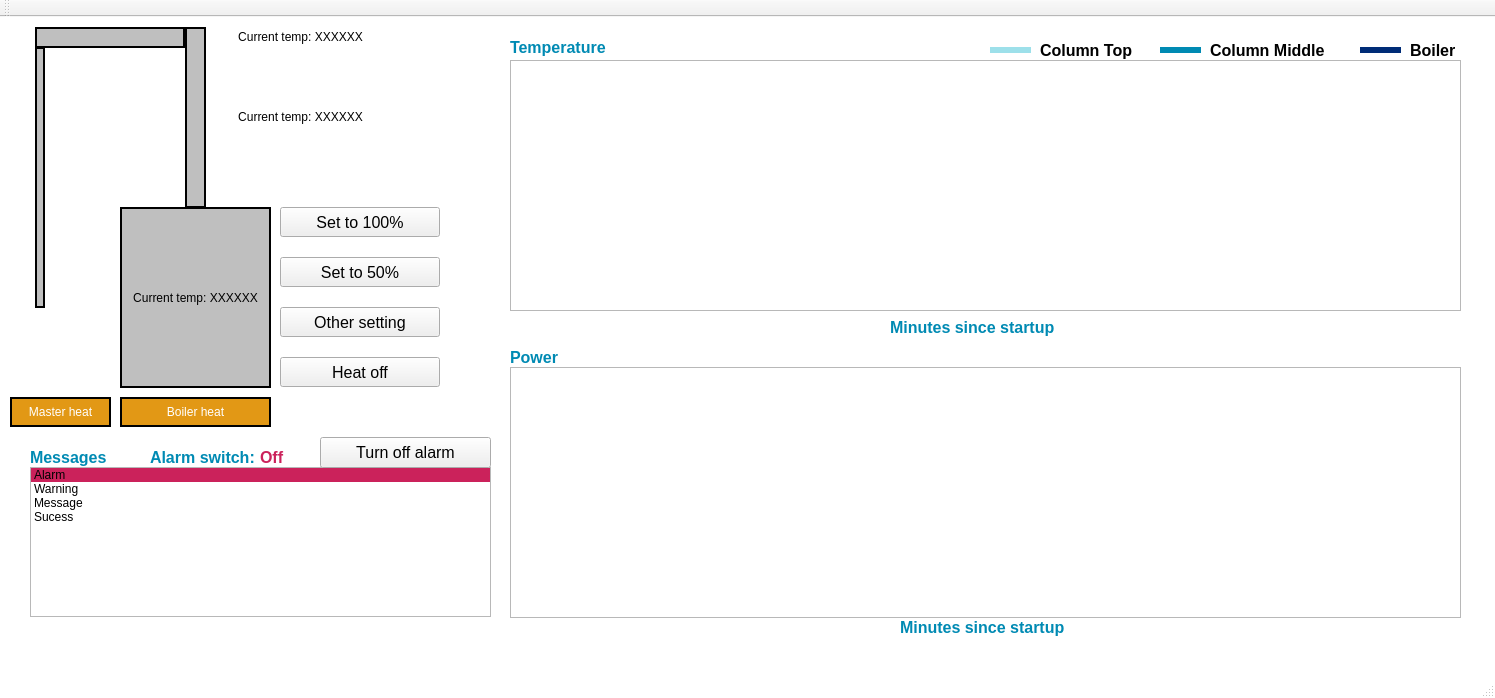
<?xml version="1.0" encoding="UTF-8"?>
<ui version="4.0">
 <class>PIDCalibrationDialog</class>
 <widget class="QMainWindow" name="PIDCalibrationDialog">
  <property name="geometry">
   <rect>
    <x>0</x>
    <y>0</y>
    <width>1495</width>
    <height>698</height>
   </rect>
  </property>
  <property name="font">
   <font>
    <family>Arial</family>
    <pointsize>12</pointsize>
   </font>
  </property>
  <property name="windowTitle">
   <string>Still Dashboard</string>
  </property>
  <property name="styleSheet">
   <string notr="true">QMainWindow {
background: white;
}</string>
  </property>
  <widget class="QWidget" name="centralWidget">
   <widget class="QLabel" name="label_28">
    <property name="geometry">
     <rect>
      <x>1040</x>
      <y>23</y>
      <width>101</width>
      <height>21</height>
     </rect>
    </property>
    <property name="font">
     <font>
      <family>Arial</family>
      <pointsize>12</pointsize>
      <weight>75</weight>
      <italic>false</italic>
      <bold>true</bold>
     </font>
    </property>
    <property name="styleSheet">
     <string notr="true"/>
    </property>
    <property name="text">
     <string>Column Top</string>
    </property>
   </widget>
   <widget class="QLabel" name="label_49">
    <property name="geometry">
     <rect>
      <x>900</x>
      <y>600</y>
      <width>171</width>
      <height>21</height>
     </rect>
    </property>
    <property name="font">
     <font>
      <family>Arial</family>
      <pointsize>12</pointsize>
      <weight>75</weight>
      <italic>false</italic>
      <bold>true</bold>
     </font>
    </property>
    <property name="styleSheet">
     <string notr="true">color: rgb(0, 138, 179)</string>
    </property>
    <property name="text">
     <string>Minutes since startup</string>
    </property>
   </widget>
   <widget class="QLabel" name="label_31">
    <property name="geometry">
     <rect>
      <x>1410</x>
      <y>23</y>
      <width>51</width>
      <height>21</height>
     </rect>
    </property>
    <property name="font">
     <font>
      <family>Arial</family>
      <pointsize>12</pointsize>
      <weight>75</weight>
      <italic>false</italic>
      <bold>true</bold>
     </font>
    </property>
    <property name="styleSheet">
     <string notr="true"/>
    </property>
    <property name="text">
     <string>Boiler</string>
    </property>
   </widget>
   <widget class="QFrame" name="frame_47">
    <property name="geometry">
     <rect>
      <x>1160</x>
      <y>30</y>
      <width>41</width>
      <height>20</height>
     </rect>
    </property>
    <property name="styleSheet">
     <string notr="true">QFrame {
	border-width: 6px;
	border-style: solid none none none;
	border-color: rgb(0,138,179);
}</string>
    </property>
    <property name="frameShape">
     <enum>QFrame::StyledPanel</enum>
    </property>
    <property name="frameShadow">
     <enum>QFrame::Raised</enum>
    </property>
   </widget>
   <widget class="QLabel" name="label_40">
    <property name="geometry">
     <rect>
      <x>510</x>
      <y>330</y>
      <width>111</width>
      <height>21</height>
     </rect>
    </property>
    <property name="font">
     <font>
      <family>Arial</family>
      <pointsize>12</pointsize>
      <weight>75</weight>
      <italic>false</italic>
      <bold>true</bold>
     </font>
    </property>
    <property name="styleSheet">
     <string notr="true">color: rgb(0, 138, 179)</string>
    </property>
    <property name="text">
     <string>Power</string>
    </property>
   </widget>
   <widget class="QLabel" name="label_39">
    <property name="geometry">
     <rect>
      <x>510</x>
      <y>20</y>
      <width>111</width>
      <height>21</height>
     </rect>
    </property>
    <property name="font">
     <font>
      <family>Arial</family>
      <pointsize>12</pointsize>
      <weight>75</weight>
      <italic>false</italic>
      <bold>true</bold>
     </font>
    </property>
    <property name="styleSheet">
     <string notr="true">color: rgb(0, 138, 179)</string>
    </property>
    <property name="text">
     <string>Temperature</string>
    </property>
   </widget>
   <widget class="PlotWidget" name="Heat_Graph">
    <property name="geometry">
     <rect>
      <x>510</x>
      <y>350</y>
      <width>951</width>
      <height>251</height>
     </rect>
    </property>
   </widget>
   <widget class="QLabel" name="label_29">
    <property name="geometry">
     <rect>
      <x>1210</x>
      <y>23</y>
      <width>121</width>
      <height>21</height>
     </rect>
    </property>
    <property name="font">
     <font>
      <family>Arial</family>
      <pointsize>12</pointsize>
      <weight>75</weight>
      <italic>false</italic>
      <bold>true</bold>
     </font>
    </property>
    <property name="styleSheet">
     <string notr="true"/>
    </property>
    <property name="text">
     <string>Column Middle</string>
    </property>
   </widget>
   <widget class="PlotWidget" name="Temp_Graph">
    <property name="geometry">
     <rect>
      <x>510</x>
      <y>43</y>
      <width>951</width>
      <height>251</height>
     </rect>
    </property>
   </widget>
   <widget class="QFrame" name="frame_43">
    <property name="geometry">
     <rect>
      <x>990</x>
      <y>30</y>
      <width>41</width>
      <height>20</height>
     </rect>
    </property>
    <property name="styleSheet">
     <string notr="true">QFrame {
	border-width: 6px;
	border-style: solid none none none;
	border-color: rgb(157,224,234);
}</string>
    </property>
    <property name="frameShape">
     <enum>QFrame::StyledPanel</enum>
    </property>
    <property name="frameShadow">
     <enum>QFrame::Raised</enum>
    </property>
   </widget>
   <widget class="QFrame" name="frame_48">
    <property name="geometry">
     <rect>
      <x>1360</x>
      <y>30</y>
      <width>41</width>
      <height>20</height>
     </rect>
    </property>
    <property name="styleSheet">
     <string notr="true">QFrame {
	border-width: 6px;
	border-style: solid none none none;
	border-color: rgb(0,44,119);
}</string>
    </property>
    <property name="frameShape">
     <enum>QFrame::StyledPanel</enum>
    </property>
    <property name="frameShadow">
     <enum>QFrame::Raised</enum>
    </property>
   </widget>
   <widget class="QListWidget" name="Messages">
    <property name="geometry">
     <rect>
      <x>30</x>
      <y>450</y>
      <width>461</width>
      <height>150</height>
     </rect>
    </property>
    <item>
     <property name="text">
      <string>Alarm</string>
     </property>
     <property name="background">
      <brush brushstyle="SolidPattern">
       <color alpha="255">
        <red>203</red>
        <green>34</green>
        <blue>91</blue>
       </color>
      </brush>
     </property>
     <property name="foreground">
      <brush brushstyle="NoBrush">
       <color alpha="255">
        <red>255</red>
        <green>255</green>
        <blue>255</blue>
       </color>
      </brush>
     </property>
    </item>
    <item>
     <property name="text">
      <string>Warning</string>
     </property>
     <property name="foreground">
      <brush brushstyle="NoBrush">
       <color alpha="255">
        <red>203</red>
        <green>34</green>
        <blue>91</blue>
       </color>
      </brush>
     </property>
    </item>
    <item>
     <property name="text">
      <string>Message</string>
     </property>
    </item>
    <item>
     <property name="text">
      <string>Sucess</string>
     </property>
     <property name="foreground">
      <brush brushstyle="NoBrush">
       <color alpha="255">
        <red>7</red>
        <green>155</green>
        <blue>132</blue>
       </color>
      </brush>
     </property>
    </item>
   </widget>
   <widget class="QLabel" name="label_32">
    <property name="geometry">
     <rect>
      <x>30</x>
      <y>430</y>
      <width>111</width>
      <height>21</height>
     </rect>
    </property>
    <property name="font">
     <font>
      <family>Arial</family>
      <pointsize>12</pointsize>
      <weight>75</weight>
      <italic>false</italic>
      <bold>true</bold>
     </font>
    </property>
    <property name="styleSheet">
     <string notr="true">color: rgb(0, 138, 179)</string>
    </property>
    <property name="text">
     <string>Messages</string>
    </property>
   </widget>
   <widget class="QLabel" name="label_50">
    <property name="geometry">
     <rect>
      <x>890</x>
      <y>300</y>
      <width>171</width>
      <height>21</height>
     </rect>
    </property>
    <property name="font">
     <font>
      <family>Arial</family>
      <pointsize>12</pointsize>
      <weight>75</weight>
      <italic>false</italic>
      <bold>true</bold>
     </font>
    </property>
    <property name="styleSheet">
     <string notr="true">color: rgb(0, 138, 179)</string>
    </property>
    <property name="text">
     <string>Minutes since startup</string>
    </property>
   </widget>
   <widget class="QPushButton" name="Boiler_Temp">
    <property name="geometry">
     <rect>
      <x>120</x>
      <y>190</y>
      <width>151</width>
      <height>181</height>
     </rect>
    </property>
    <property name="styleSheet">
     <string notr="true">QPushButton {
    border-radius: 0px;
    background-color:rgb(191,191,191);
	font: 12pt &quot;Arial&quot;;
	border: 2px solid black;
}

QPushButton:pressed {
    background-color: grey;
}</string>
    </property>
    <property name="text">
     <string>Current temp: XXXXXX</string>
    </property>
   </widget>
   <widget class="QPushButton" name="Column_1">
    <property name="geometry">
     <rect>
      <x>185</x>
      <y>10</y>
      <width>21</width>
      <height>181</height>
     </rect>
    </property>
    <property name="styleSheet">
     <string notr="true">QPushButton {
    border-radius: 0px;
    background-color:rgb(191,191,191);;
	font: 12pt &quot;Arial&quot;;
	border: 2px solid black;
}

QPushButton:pressed {
    background-color: grey;
}</string>
    </property>
    <property name="text">
     <string/>
    </property>
   </widget>
   <widget class="QPushButton" name="Column_2">
    <property name="geometry">
     <rect>
      <x>35</x>
      <y>10</y>
      <width>150</width>
      <height>21</height>
     </rect>
    </property>
    <property name="styleSheet">
     <string notr="true">QPushButton {
    border-radius: 0px;
    background-color:rgb(191,191,191);;
	font: 12pt &quot;Arial&quot;;
	border: 2px solid black;
}

QPushButton:pressed {
    background-color: grey;
}</string>
    </property>
    <property name="text">
     <string/>
    </property>
   </widget>
   <widget class="QPushButton" name="Column_3">
    <property name="geometry">
     <rect>
      <x>35</x>
      <y>30</y>
      <width>10</width>
      <height>261</height>
     </rect>
    </property>
    <property name="styleSheet">
     <string notr="true">QPushButton {
    border-radius: 0px;
    background-color:rgb(191,191,191);;
	font: 12pt &quot;Arial&quot;;
	border: 2px solid black;
}

QPushButton:pressed {
    background-color: grey;
}</string>
    </property>
    <property name="text">
     <string/>
    </property>
   </widget>
   <widget class="QPushButton" name="MidCol_Temp">
    <property name="geometry">
     <rect>
      <x>210</x>
      <y>90</y>
      <width>181</width>
      <height>20</height>
     </rect>
    </property>
    <property name="styleSheet">
     <string notr="true">QPushButton {
    border-radius: 0px;
    background-color:white;
	font: 12pt &quot;Arial&quot;;
}</string>
    </property>
    <property name="text">
     <string>Current temp: XXXXXX</string>
    </property>
   </widget>
   <widget class="QPushButton" name="TopCol_Temp">
    <property name="geometry">
     <rect>
      <x>210</x>
      <y>10</y>
      <width>181</width>
      <height>20</height>
     </rect>
    </property>
    <property name="styleSheet">
     <string notr="true">QPushButton {
    border-radius: 0px;
    background-color:white;
	font: 12pt &quot;Arial&quot;;
}</string>
    </property>
    <property name="text">
     <string>Current temp: XXXXXX</string>
    </property>
   </widget>
   <widget class="QPushButton" name="master_Heat">
    <property name="geometry">
     <rect>
      <x>10</x>
      <y>380</y>
      <width>101</width>
      <height>30</height>
     </rect>
    </property>
    <property name="styleSheet">
     <string notr="true">QPushButton {
    border-radius: 0px;
    background-color: rgb(226, 152, 21);
	font: 12pt &quot;Arial&quot;;
	color:white;
	border: 2px solid black;
}

QPushButton:pressed {
    background-color: grey;
}</string>
    </property>
    <property name="text">
     <string>Master heat</string>
    </property>
   </widget>
   <widget class="QPushButton" name="Heat_100">
    <property name="geometry">
     <rect>
      <x>280</x>
      <y>190</y>
      <width>160</width>
      <height>30</height>
     </rect>
    </property>
    <property name="font">
     <font>
      <family>Arial</family>
      <pointsize>12</pointsize>
     </font>
    </property>
    <property name="text">
     <string>Set to 100%</string>
    </property>
   </widget>
   <widget class="QPushButton" name="Heat_50">
    <property name="geometry">
     <rect>
      <x>280</x>
      <y>240</y>
      <width>160</width>
      <height>30</height>
     </rect>
    </property>
    <property name="font">
     <font>
      <family>Arial</family>
      <pointsize>12</pointsize>
     </font>
    </property>
    <property name="text">
     <string>Set to 50%</string>
    </property>
   </widget>
   <widget class="QPushButton" name="Heat_Other">
    <property name="geometry">
     <rect>
      <x>280</x>
      <y>290</y>
      <width>160</width>
      <height>30</height>
     </rect>
    </property>
    <property name="font">
     <font>
      <family>Arial</family>
      <pointsize>12</pointsize>
     </font>
    </property>
    <property name="text">
     <string>Other setting</string>
    </property>
   </widget>
   <widget class="QPushButton" name="Heat_off">
    <property name="geometry">
     <rect>
      <x>280</x>
      <y>340</y>
      <width>160</width>
      <height>30</height>
     </rect>
    </property>
    <property name="font">
     <font>
      <family>Arial</family>
      <pointsize>12</pointsize>
     </font>
    </property>
    <property name="text">
     <string>Heat off</string>
    </property>
   </widget>
   <widget class="QLabel" name="alarm_Text">
    <property name="geometry">
     <rect>
      <x>260</x>
      <y>430</y>
      <width>51</width>
      <height>21</height>
     </rect>
    </property>
    <property name="font">
     <font>
      <family>Arial</family>
      <pointsize>12</pointsize>
      <weight>75</weight>
      <italic>false</italic>
      <bold>true</bold>
     </font>
    </property>
    <property name="styleSheet">
     <string notr="true">color:rgb(203, 34, 91)</string>
    </property>
    <property name="text">
     <string>Off</string>
    </property>
   </widget>
   <widget class="QLabel" name="label_21">
    <property name="geometry">
     <rect>
      <x>150</x>
      <y>430</y>
      <width>121</width>
      <height>21</height>
     </rect>
    </property>
    <property name="font">
     <font>
      <family>Arial</family>
      <pointsize>12</pointsize>
      <weight>75</weight>
      <italic>false</italic>
      <bold>true</bold>
     </font>
    </property>
    <property name="styleSheet">
     <string notr="true">color: rgb(0, 138, 179)</string>
    </property>
    <property name="text">
     <string>Alarm switch:</string>
    </property>
   </widget>
   <widget class="QPushButton" name="Turn_Off_Alarm">
    <property name="geometry">
     <rect>
      <x>320</x>
      <y>420</y>
      <width>171</width>
      <height>31</height>
     </rect>
    </property>
    <property name="font">
     <font>
      <family>Arial</family>
      <pointsize>12</pointsize>
     </font>
    </property>
    <property name="text">
     <string>Turn off alarm</string>
    </property>
   </widget>
   <widget class="QPushButton" name="Boiler_Heat">
    <property name="geometry">
     <rect>
      <x>120</x>
      <y>380</y>
      <width>151</width>
      <height>30</height>
     </rect>
    </property>
    <property name="styleSheet">
     <string notr="true">QPushButton {
    border-radius: 0px;
    background-color: rgb(226, 152, 21);
	font: 12pt &quot;Arial&quot;;
	color:white;
	border: 2px solid black;
}

QPushButton:pressed {
    background-color: grey;
}</string>
    </property>
    <property name="text">
     <string>Boiler heat</string>
    </property>
   </widget>
  </widget>
  <widget class="QMenuBar" name="menuBar">
   <property name="geometry">
    <rect>
     <x>0</x>
     <y>0</y>
     <width>1495</width>
     <height>21</height>
    </rect>
   </property>
  </widget>
  <widget class="QToolBar" name="mainToolBar">
   <attribute name="toolBarArea">
    <enum>TopToolBarArea</enum>
   </attribute>
   <attribute name="toolBarBreak">
    <bool>false</bool>
   </attribute>
  </widget>
  <widget class="QStatusBar" name="statusBar"/>
 </widget>
 <layoutdefault spacing="6" margin="11"/>
 <customwidgets>
  <customwidget>
   <class>PlotWidget</class>
   <extends>QGraphicsView</extends>
   <header>pyqtgraph</header>
  </customwidget>
 </customwidgets>
 <resources/>
 <connections/>
</ui>
